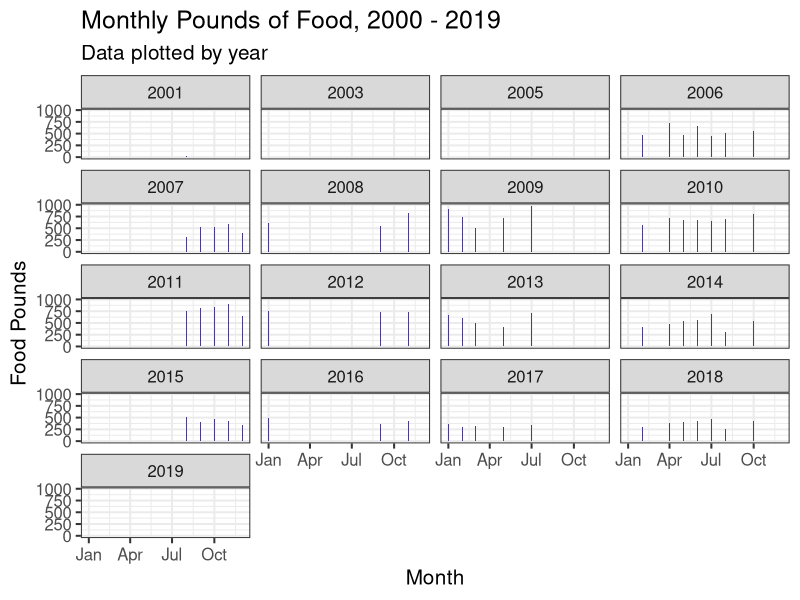
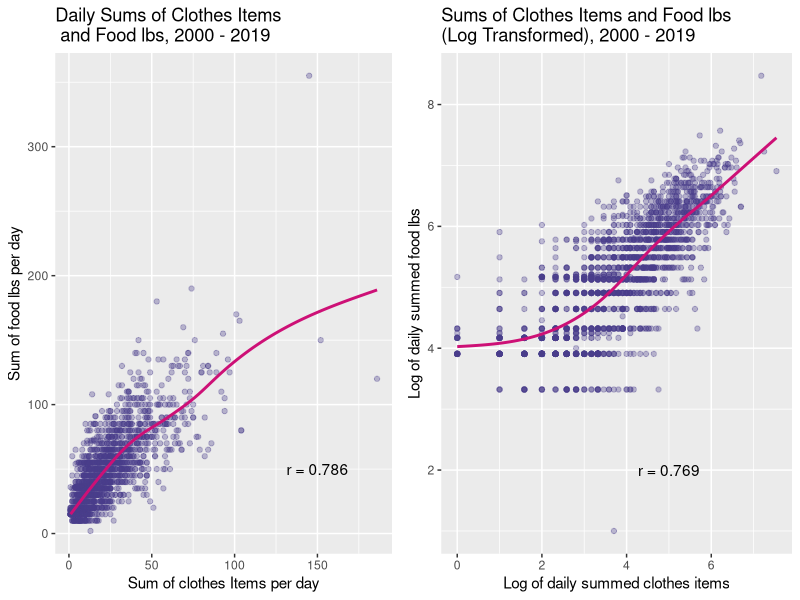
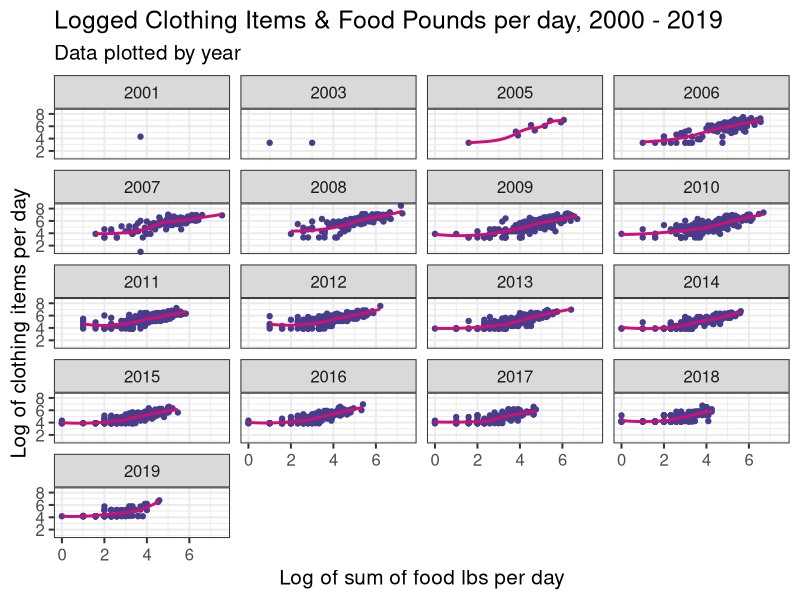

Source code (R) for these figures, in order:
## ---- chunk 1
knitr::opts_chunk$set(fig.width=12, fig.height=10, echo=TRUE, warning=FALSE, message=FALSE)
## ---- chunk 2
library(dplyr)
library(tidyr)
library(stringr)
library(tidyverse)
# install.packages("GGally")
library(GGally)
# install.packages("gridExtra")
library(gridExtra)

# read in data, this Rmd is saved in my "scripts" folder and when I knit it reads automatically
# from "scripts", so I included ".." which brings it out of that directory so it can access #"data"
UMD_data =  read_tsv("../data/UMD_Services_Provided_20190719.tsv")
## ---- chunk 3
head(UMD_data)
## ---- chunk 4
# Check the `Field 1 - 3` variables, are they empty?
# from: https://www.quora.com/How-do-I-get-a-frequency-count-based-on-two-columns-variables-in-an-R-dataframe
summarise(group_by(UMD_data, `Field1`, `Field2`, `Field3`), count = n())

# Remove Field1, Field2, and Field3 since they are all NAs
UMD_data2 <- UMD_data %>%
  select(-`Client File Merge`, -`Field1`, -`Field2`, -`Field3`)
## ---- chunk 5
# change date format so R can interpret it
UMD_data2$Date <- as.Date(UMD_data2$Date, "%m/%d/%Y")
head(UMD_data$Date)
## ---- chunk 6
# clean data, select target variables, drop NAs, filter for 2000 - 2019, and group_by and summarise
UMD_food <- UMD_data2 %>% 
  select(Date, `Client File Number`, `Food Provided for`, `Food Pounds`, `Clothing Items`) %>% 
  drop_na(`Food Provided for`,`Food Pounds`, `Clothing Items`) %>%
  filter(Date >= "2000-01-01", Date <= "2019-12-31", `Food Provided for` < 30, `Food Pounds` <= 25) %>%
  separate(Date, into = c("Year", "Month", "Day"), sep = "-") %>%
  group_by(Month, Year, Day) %>%
  summarise(count = n(),
            lbs_per_prsn = sum(`Food Pounds`) / sum(`Food Provided for`),
            food_pounds_sum = sum(`Food Pounds`, na.rm = TRUE),
            ppl_avg = mean(`Food Provided for`, na.rm = TRUE),
            clothes_sum = sum(`Clothing Items`), na.rm= TRUE) %>%
  filter(lbs_per_prsn > 0, food_pounds_sum > 0, ppl_avg > 0, clothes_sum > 0)
## ---- chunk 7
# Plotting yearly food lbs per year on a monthly basis, using bar graph, help from: 
# https://www.earthdatascience.org/courses/earth-analytics/time-series-data/summarize-time-series-by-month-in-r/
UMD_food %>% # Creat a variable using "Month" for the x-axis
  mutate(month2 = as.Date(paste0("2019-", Month, "-01"), "%Y-%m-%d")) %>% 
  ggplot(aes(x = month2, y = food_pounds_sum)) +
  geom_bar(stat = "identity", fill = "darkslateblue") +
  facet_wrap(~ Year, ncol = 4) +
  labs(title = "Monthly Pounds of Food, 2000 - 2019",
       subtitle = "Data plotted by year", 
       x = "Month",
       y = "Food Pounds") + theme_bw(base_size = 15) +
  scale_x_date(date_labels = "%b")
## ---- chunk 8
# now explore relationship between clothes items and food pounds on a daily basis
# find correlation coefficient, rounded to nearest 3 decimals
round(cor(UMD_food$clothes_sum, UMD_food$food_pounds_sum, method = "pearson"), 3)

# plot sums of clothes and food pounds
p1 <- UMD_food %>% 
  ggplot(aes(x = clothes_sum, y = food_pounds_sum)) +
    geom_point(color = "darkslateblue", alpha = 1/3) +
    geom_smooth(se = FALSE, color = "deeppink3") +
    labs(title = "Daily Sums of Clothes Items\n and Food lbs, 2000 - 2019",
         x = "Sum of clothes Items per day",
         y = "Sum of food lbs per day") +
    annotate("text", x = 150, y = 50, label = "r = 0.786")

# correlation coefficient, log transformed
round(cor(log2(UMD_food$clothes_sum),log2(UMD_food$food_pounds_sum)), 3)

# same variables, but log transformed
p2  <- UMD_food %>% 
  ggplot(aes(x = log2(clothes_sum), y = log2(food_pounds_sum))) +
  geom_point(color = "darkslateblue", alpha = 1/3) +
  geom_smooth(se = FALSE, color = "deeppink3") +
  labs(title = "Sums of Clothes Items and Food lbs \n(Log Transformed), 2000 - 2019",
       x = "Log of daily summed clothes items", 
       y = "Log of daily summed food lbs") +
  annotate("text", x = 5, y = 2, label = "r = 0.769")
## ---- chunk 9
grid.arrange(p1, p2, nrow = 1)
## ---- chunk 10
# Explore the relationship between clothes and food lbs on a yearly basis, notice positive trend
# for most years
UMD_food %>%
  ggplot(aes(x = log2(clothes_sum), y = log2(food_pounds_sum))) +
  geom_point(color = "darkslateblue") +
  geom_smooth(se = FALSE, color = "deeppink3") +
  facet_wrap(~ Year, ncol = 4) +
  labs(title = "Logged Clothing Items & Food Pounds per day, 2000 - 2019",
       subtitle = "Data plotted by year", 
       x = "Log of sum of food lbs per day",
       y = "Log of clothing items per day") + theme_bw(base_size = 15) 
